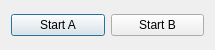
<?xml version="1.0" encoding="UTF-8"?>
<ui version="4.0">
 <class>NonThreadDialog</class>
 <widget class="QDialog" name="NonThreadDialog">
  <property name="geometry">
   <rect>
    <x>0</x>
    <y>0</y>
    <width>215</width>
    <height>50</height>
   </rect>
  </property>
  <property name="windowTitle">
   <string>NonThreadDialog</string>
  </property>
  <layout class="QGridLayout" name="gridLayout">
   <item row="0" column="0">
    <widget class="QPushButton" name="pushButtonA">
     <property name="text">
      <string>Start A</string>
     </property>
    </widget>
   </item>
   <item row="0" column="1">
    <widget class="QPushButton" name="pushButtonB">
     <property name="text">
      <string>Start B</string>
     </property>
    </widget>
   </item>
  </layout>
 </widget>
 <resources/>
 <connections/>
</ui>
